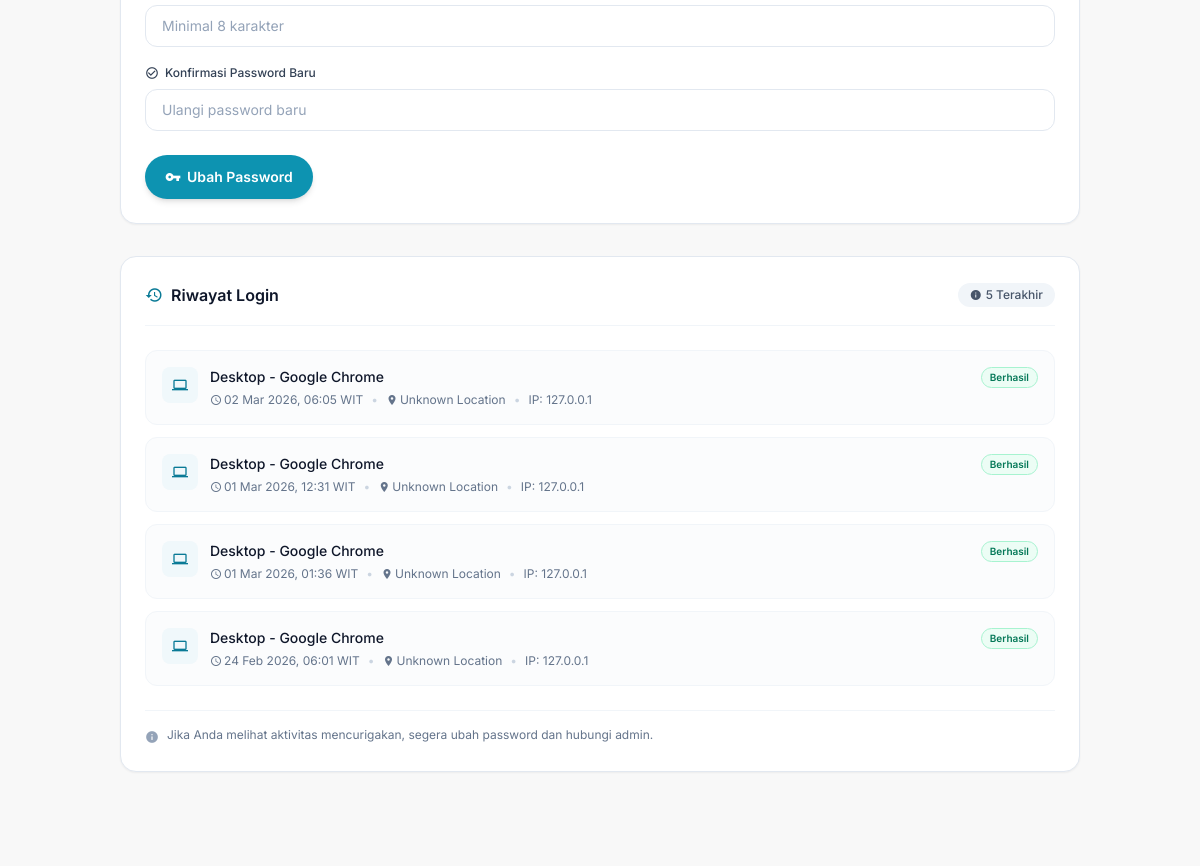
The page /profile/ (signed in, middle part) on the database as committed earlier.
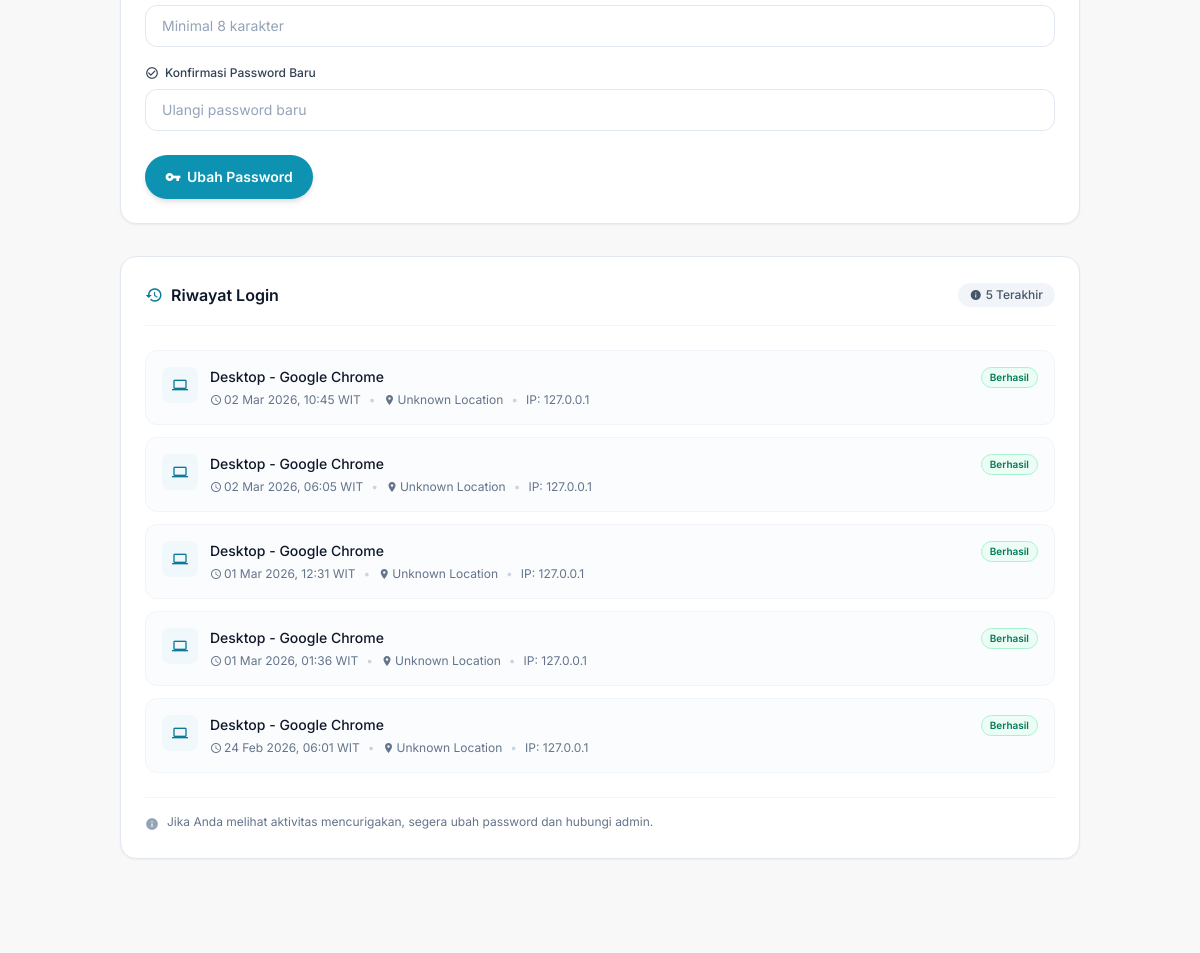
The same page on the database as committed later.
### accounts/models.py (models this page shows, shortened)
class LoginHistory(models.Model):
    FAIL_REASONS = (
        ('wrong_password', 'Password salah'),
        ('not_found', 'Akun tidak ditemukan'),
        ('not_verified', 'Akun belum diverifikasi'),
        ('inactive', 'Akun dinonaktifkan'),
    )
    user = models.ForeignKey(
        User,
        on_delete=models.CASCADE,
        related_name='login_history',
        null=True, blank=True
    )
    ip_address  = models.GenericIPAddressField(null=True, blank=True)
    user_agent  = models.CharField(max_length=500, blank=True)
    device_type = models.CharField(max_length=50, blank=True)
    browser     = models.CharField(max_length=100, blank=True)  # ← TAMBAH
    os          = models.CharField(max_length=50, blank=True)
    location    = models.CharField(max_length=200, blank=True)  # ← TAMBAH
    success     = models.BooleanField(default=True)
    fail_reason = models.CharField(max_length=20, choices=FAIL_REASONS, blank=True, null=True)
    login_at    = models.DateTimeField(auto_now_add=True)  # ← RENAME dari timestamp
    class Meta:
        ordering = ['-login_at']
        verbose_name = 'Login History'
        verbose_name_plural = 'Login Histories'

### accounts/views.py (the view, shortened to what this page needs)
# urls.py: path('profile/',  views.ProfilePageView.as_view(),  name='profile'),
class ProfilePageView(LoginRequiredMixin, View):  # ← LoginRequiredMixin + View, bukan TemplateView
    login_url = '/login/'
    template_name = 'profile.html'
    def get(self, request):
        login_history = LoginHistory.objects.filter(
            user=request.user,
            success=True
        ).order_by('-login_at')[:5]
        return render(request, self.template_name, {
            'login_history': login_history,
        })

### accounts/models.py (called while the page is built)
    def get_full_name(self):
        return f"{self.first_name} {self.last_name}".strip() or self.username

    @property
    def is_umkt(self):
        return self.user_type == 'umkt'

### core/context_processors.py (called while the page is built)
def media_url(request):
    return {
        'MEDIA_URL': settings.MEDIA_URL,
    }

### templates/profile.html (shortened to what the changed rows need)
{% extends "base.html" %}
{% load static %}
{% block content %}
<main class="max-w-5xl mx-auto px-4 sm:px-6 lg:px-8 py-8 space-y-8">
  <div class="rounded-2xl border border-slate-200 dark:border-slate-700 bg-white dark:bg-slate-800 shadow-sm p-6 space-y-6">
    <div class="space-y-3">
      {% if login_history %}
        {% for item in login_history %}
          <div class="rounded-xl border border-slate-100 dark:border-slate-700 bg-slate-50/50 dark:bg-slate-900/30 p-4 flex gap-3">
            <div class="w-9 h-9 rounded-lg bg-primary-50 dark:bg-primary-900/30 flex items-center justify-center flex-shrink-0">
              <span class="material-icons text-base text-primary-600 dark:text-primary-400">
              </span>
            </div>
            <div class="flex-1 min-w-0">
              <div class="flex items-start justify-between gap-2 mb-1">
                <p class="text-sm font-medium text-slate-900 dark:text-slate-100">
                  {{ item.device_type }} - {{ item.browser }}
                </p>
                <span class="inline-flex items-center px-2 py-0.5 rounded-full text-[10px] font-semibold whitespace-nowrap
                  {% if item.success %}
                    bg-emerald-50 dark:bg-emerald-900/30 text-emerald-700 dark:text-emerald-400 border border-emerald-200 dark:border-emerald-800
                  {% else %}
                    bg-rose-50 dark:bg-rose-900/30 text-rose-700 dark:text-rose-400 border border-rose-200 dark:border-rose-800
                  {% endif %}
                ">
                  {% if item.success %}Berhasil{% else %}Gagal{% endif %}
                </span>
              </div>
              <div class="flex flex-wrap items-center gap-x-2 gap-y-1 text-xs text-slate-500 dark:text-slate-400">
                <span class="flex items-center gap-0.5">
                  <span class="material-icons text-xs">schedule</span>
                  {{ item.login_at|date:"d M Y, H:i" }} WIT
                </span>
                <span class="text-slate-300 dark:text-slate-600">•</span>
                <span class="flex items-center gap-0.5">
                  <span class="material-icons text-xs">location_on</span>
                  {{ item.location|default:"Unknown Location" }}
                </span>
                <span class="text-slate-300 dark:text-slate-600">•</span>
                <span>IP: {{ item.ip_address }}</span>
              </div>
            </div>
          </div>
        {% endfor %}
      {% else %}
        <div class="py-10 text-center text-sm text-slate-400 dark:text-slate-500">
          Belum ada riwayat login.
        </div>
      {% endif %}
    </div>
  </div>
</main>
{% endblock content %}

Rows that differ between the two databases and show on the page:
added LoginHistory: device_type "Desktop", browser "Google Chrome", success "Berhasil", login_at "02 Mar 2026, 10:45", location "Unknown Location", ip_address "127.0.0.1"
